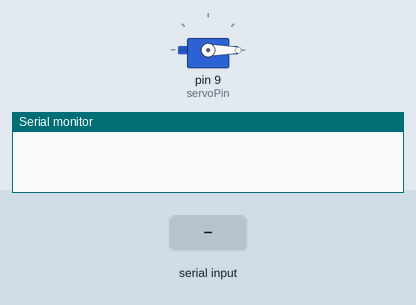
This sketch was run on a simulated Arduino Uno, built with avr-gcc and run on an emulated ATmega328P. Parts: servo, the last lines printed to the serial monitor. The inputs (shaded band) are chosen by the test bench.

Above: at 1.2 s.
1.3 s: "o" received over Serial
At 2.5 s:
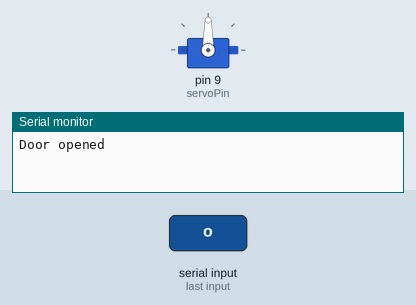
2.8 s: "c" received over Serial
At 3.6 s:
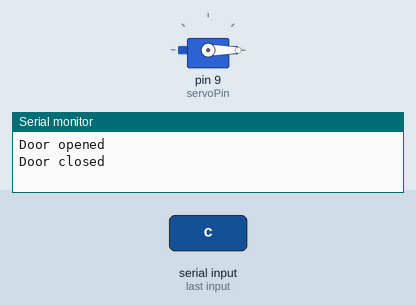
Timing chart, 0 to 5.8 s (numbered marks = the images above; inputs shaded):
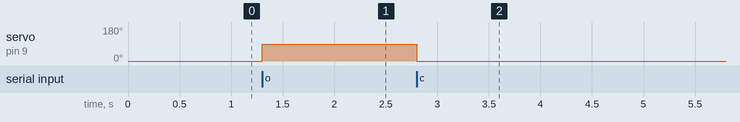

The sketch:

face_lock_servo.ino
```cpp
#include <Servo.h>

Servo lockServo;
const int servoPin = 9;  // Change if needed
char command;

void setup() {
  Serial.begin(9600);
  lockServo.attach(servoPin);
  lockServo.write(0); // Locked position at start
}

void loop() {
  if (Serial.available() > 0) {
    command = Serial.read();

    if (command == 'o') { // Open door
      lockServo.write(90);
      Serial.println("Door opened");
    }
    else if (command == 'c') { // Close door
      lockServo.write(0);
      Serial.println("Door closed");
    }
  }
}
```

Measured:
- after the input at 1.3 s, servo on pin 9 (servoPin): 0° → 90° at once
- after the input at 2.8 s, servo on pin 9 (servoPin): 90° → 0° at once
